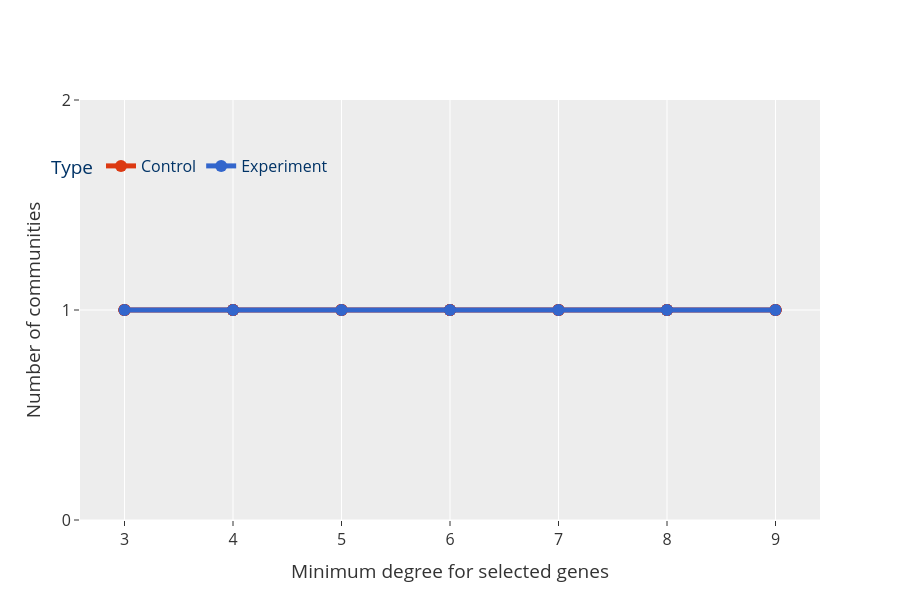

This figure's notebook cell:
### Code cell
if True:
    sbm_fig = px.line(
        comb_df,
        x="TF",
        y="Size_mean",
        color="Type",
        error_y="Size_std",
        markers=True,
        title="SBM. Community sizes",
        height=600,
        color_discrete_map=color_map,
    )
    sbm_fig.update_layout(
        legend=dict(
            orientation="h",
            title="Type",
            yanchor="bottom",
            xanchor="center",
            y=0.8,
            x=0.15,
            bgcolor="rgba(0,0,0,0)",
            font=dict(size=16, color="#003366"),
        ),
        title="",
        xaxis=dict(
            tickfont=dict(size=16),
            title="Minimum degree for selected genes",
        ),
        yaxis=dict(
            tickfont=dict(size=16),
            tickmode="linear",
            # tick0=3,
            # dtick=1,
            title="Number of communities",
        ),
        font=dict(size=16),
    )
    sbm_fig.update_traces(line_width=5, marker_size=12, error_y=dict(width=5))
    sbm_fig.show()

### Figure 1 — Plotly figure (JSON) as saved in the notebook; plotly's stock layout.template omitted (floating-point values rounded to 4 significant figures)
{"data": [{"error_y": {"array": [0, 0, 0, 0, 0, 0, 0, 0, 0, 0, 0, 0, 0, 0, 0, 0, 0, 0, 0, 0, 0, 0, 0, 0, 0, 0, 0, 0, 0, 0, 0, 0, 0, 0, 0], "width": 5}, "hovertemplate": "Type=Control<br>TF=%{x}<br>Size_mean=%{y}<extra></extra>", "legendgroup": "Control", "line": {"color": "#DC3912", "dash": "solid", "width": 5}, "marker": {"size": 12, "symbol": "circle"}, "mode": "lines+markers", "name": "Control", "orientation": "v", "showlegend": true, "type": "scatter", "x": [4, 3, 5, 9, 6, 7, 8, 3, 4, 5, 6, 7, 8, 9, 3, 5, 6, 4, 7, 8, 9, 3, 4, 5, 6, 7, 8, 9, 3, 4, 7, 5, 9, 6, 8], "xaxis": "x", "y": [1, 1, 1, 1, 1, 1, 1, 1, 1, 1, 1, 1, 1, 1, 1, 1, 1, 1, 1, 1, 1, 1, 1, 1, 1, 1, 1, 1, 1, 1, 1, 1, 1, 1, 1], "yaxis": "y"}, {"error_y": {"array": [0, 0, 0, 0, 0, 0, 0], "width": 5}, "hovertemplate": "Type=Experiment<br>TF=%{x}<br>Size_mean=%{y}<extra></extra>", "legendgroup": "Experiment", "line": {"color": "#3366CC", "dash": "solid", "width": 5}, "marker": {"size": 12, "symbol": "circle"}, "mode": "lines+markers", "name": "Experiment", "orientation": "v", "showlegend": true, "type": "scatter", "x": [4, 3, 7, 9, 5, 8, 6], "xaxis": "x", "y": [1, 1, 1, 1, 1, 1, 1], "yaxis": "y"}], "layout": {"font": {"size": 16}, "height": 600, "legend": {"bgcolor": "rgba(0,0,0,0)", "font": {"color": "#003366", "size": 16}, "orientation": "h", "title": {"text": "Type"}, "tracegroupgap": 0, "x": 0.15, "xanchor": "center", "y": 0.8, "yanchor": "bottom"}, "title": {"text": ""}, "xaxis": {"anchor": "y", "domain": [0, 1], "tickfont": {"size": 16}, "title": {"text": "Minimum degree for selected genes"}}, "yaxis": {"anchor": "x", "domain": [0, 1], "tickfont": {"size": 16}, "tickmode": "linear", "title": {"text": "Number of communities"}}}}
